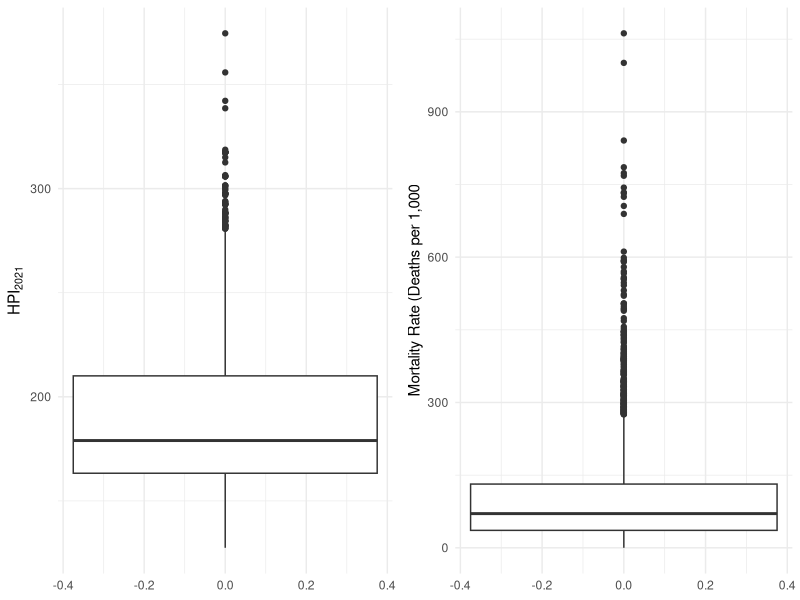
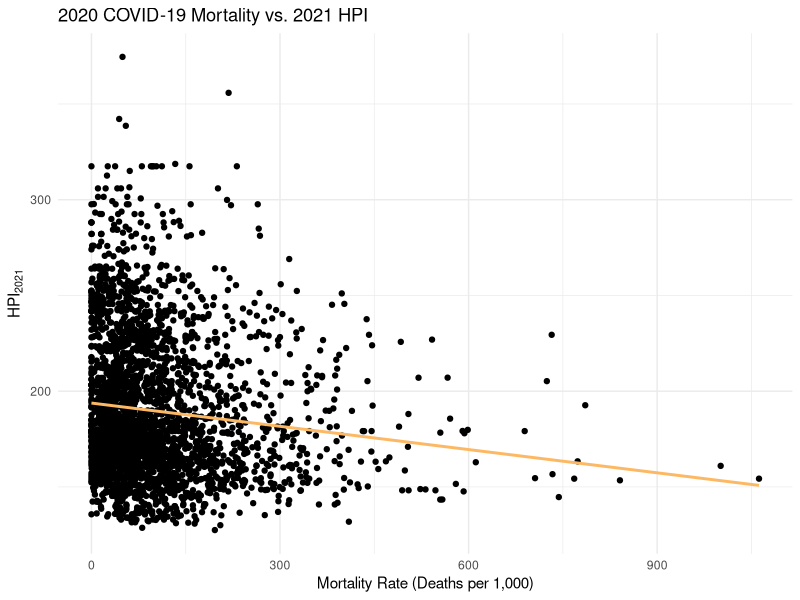
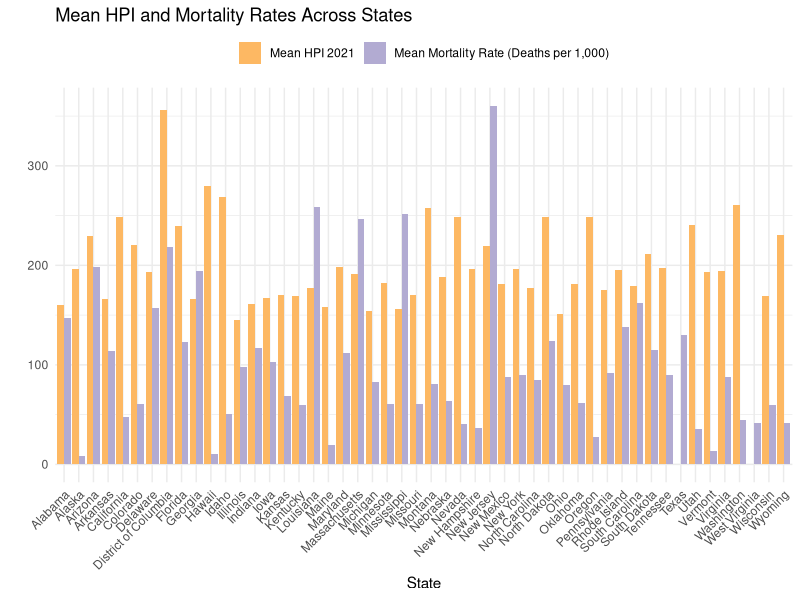

Reproduce these figures in R, in order.
## ---- chunk 1
library(tidyverse)
library(gridExtra)
library(ggfortify)

covid.housing = read_csv("Data/covid_housing.csv")

housing.prices = read_csv("Data/housing_prices_full.csv")
## ---- chunk 2
covid.factors = c(str_c("hpi", 2015:2021), "mortality_rate")

formatted.factors <- gsub("_", " ", covid.factors)
formatted.factors <- gsub("hpi", "HPI ", formatted.factors)
formatted.factors <- tools::toTitleCase(formatted.factors)

tibble(
  Variable = formatted.factors,
  Mean = sapply(covid.factors, function(x)mean(covid.housing[[x]], na.rm=T)) %>% round(2),
  Median = sapply(covid.factors, function(x)median(covid.housing[[x]], na.rm=T)) %>% round(2),
  SD = sapply(covid.factors, function(x)sd(covid.housing[[x]], na.rm=T)) %>% round(2),
  Min = sapply(covid.factors, function(x)min(covid.housing[[x]], na.rm=T)) %>% round(2),
  Max = sapply(covid.factors, function(x)max(covid.housing[[x]], na.rm=T)) %>% round(2)
) %>% knitr::kable()
## ---- chunk 3
p1 = covid.housing %>% ggplot()+
  geom_boxplot(aes(y=hpi2021))+
  ylab(expression(HPI[2021]))+
  theme_minimal()
p2 = covid.housing %>% ggplot()+
  geom_boxplot(aes(y=mortality_rate))+
  theme_minimal()+
  ylab("Mortality Rate (Deaths per 1,000")
grid.arrange(p1, p2, ncol=2)
## ---- chunk 4
covid.housing %>% ggplot(mapping=aes(x=mortality_rate, y=hpi2021))+
  geom_point()+
  geom_smooth(color="#FDB863", se=F, method="lm")+
  xlab("Mortality Rate (Deaths per 1,000)")+
  ylab(expression(HPI[2021]))+
  theme_minimal()+
  labs(title="2020 COVID-19 Mortality vs. 2021 HPI")
## ---- chunk 5
covid.housing %>%
  select(state, hpi2021, mortality_rate) %>% group_by(state) %>% summarize(
    state = first(state),
    hpi2021 = mean(hpi2021),
    mortality_rate = mean(mortality_rate)
  ) %>%
  pivot_longer(cols = c("hpi2021", "mortality_rate"), 
               values_to = "value", 
               names_to = "label") %>%
  ggplot(aes(state, value, fill = label)) +
  geom_bar(stat = "identity", position = position_dodge(width = 0.9)) +
  labs(title="Mean HPI and Mortality Rates Across States", y = "", x='State') +
  theme_minimal() +
  theme(legend.position = "top") +
  theme(axis.text.x = element_text(angle = 45, hjust = 1)) + 
  theme(legend.title = element_blank()) +
  scale_fill_manual(name = "Legend", 
                    values = c("hpi2021" = "#FDB863", "mortality_rate" = "#B2ABD2"),
                    labels = c("hpi2021" = "Mean HPI 2021", "mortality_rate" = "Mean Mortality Rate (Deaths per 1,000)"))

## ---- chunk 6
covid.housing %>% mutate(
  state = as.factor(state)
) -> covid.housing
covid.factors = c("mortality_rate", str_c("hpi", 2015:2021), "state")
covid.lm = lm(hpi2021 ~ ., covid.housing[covid.factors])
covid.table = summary(covid.lm)$coefficients %>% 
  as_tibble()
covid.table$Coefficient = covid.lm$coefficients %>% names()
covid.table$Coefficient = gsub("hpi", "HPI ", covid.table$Coefficient)
covid.table$Coefficient = str_replace(covid.table$Coefficient, "mortality_rate", "Mortality Rate")
covid.table$Coefficient = gsub("state", "", covid.table$Coefficient)
covid.table %>% setNames(c("Estimate", "Std. Error", "T.Value", "P.Value", "Coefficient")) -> covid.table

covid.table %>% mutate(
    Estimate = round(Estimate, 5),
    `Std. Error` = round(`Std. Error`, 8),
    T.Value = round(T.Value, 5),
    P.Value = format(round(P.Value, 8), scientific=F)
) -> covid.table

covid.table[c("Coefficient", "Estimate", "Std. Error", "T.Value", "P.Value")] -> covid.table

cbind(covid.table, round(confint(covid.lm), 5) %>% as_tibble()) -> covid.table

covid.table %>% filter(Coefficient == "Mortality Rate") %>%
  knitr::kable()
## ---- chunk 7
covid.table %>%
  knitr::kable()
